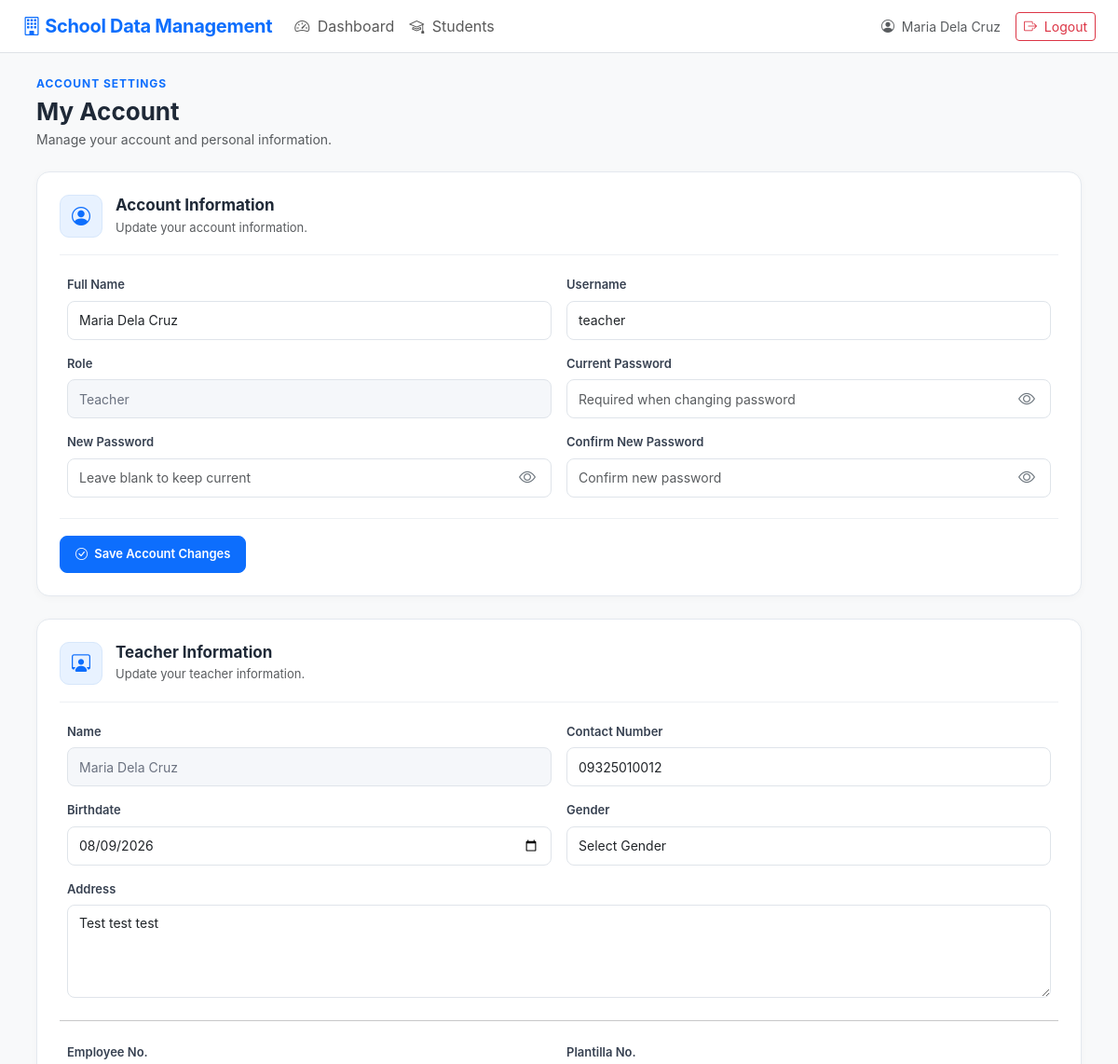
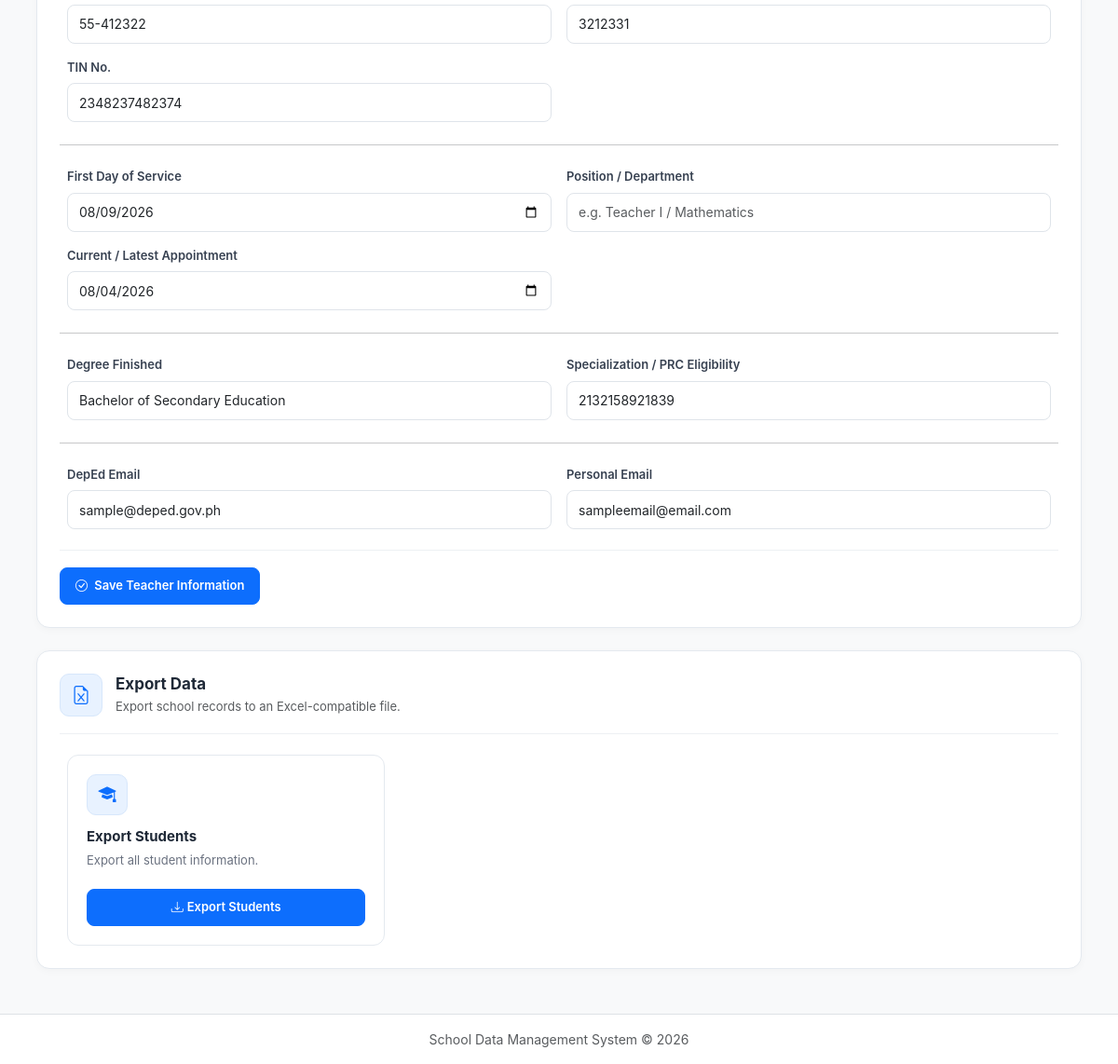
The page /account.php (signed in) on the database its author committed (2 pictures, top to bottom).
### tables this page shows
CREATE TABLE `users` (
  `id` int(10) UNSIGNED NOT NULL,
  `full_name` varchar(150) NOT NULL,
  `username` varchar(80) NOT NULL,
  `password` varchar(255) NOT NULL,
  `role` enum('Administrator','Teacher','Staff') NOT NULL DEFAULT 'Staff',
  `created_at` timestamp NOT NULL DEFAULT current_timestamp()
);

CREATE TABLE `teachers` (
  `id` int(10) UNSIGNED NOT NULL,
  `user_id` int(10) UNSIGNED DEFAULT NULL,
  `employee_id` varchar(50) NOT NULL,
  `photo` varchar(255) DEFAULT NULL,
  `full_name` varchar(150) NOT NULL,
  `date_of_birth` date DEFAULT NULL,
  `gender` varchar(30) DEFAULT NULL,
  `address` text DEFAULT NULL,
  `contact_number` varchar(50) DEFAULT NULL,
  `email` varchar(150) DEFAULT NULL,
  `position_department` varchar(150) DEFAULT NULL,
  `other_info` text DEFAULT NULL,
  `created_at` timestamp NOT NULL DEFAULT current_timestamp(),
  `updated_at` timestamp NOT NULL DEFAULT current_timestamp() ON UPDATE current_timestamp(),
  `plantilla_no` varchar(50) DEFAULT NULL,
  `first_day_of_service` date DEFAULT NULL,
  `current_latest_appointment` date DEFAULT NULL,
  `deped_email` varchar(150) DEFAULT NULL,
  `personal_email` varchar(150) DEFAULT NULL,
  `degree_finished` varchar(255) DEFAULT NULL,
  `specialization_prc_eligibility` varchar(255) DEFAULT NULL,
  `tin_no` varchar(30) DEFAULT NULL,
  `birthdate` date DEFAULT NULL,
  `specialization` varchar(255) DEFAULT NULL,
  `prc_eligibility` varchar(255) DEFAULT NULL,
  `created_by` int(11) DEFAULT NULL,
  `updated_by` int(11) DEFAULT NULL
);

### account.php (the view, shortened to what the rows shown need)
<?php
require_once __DIR__ . '/config.php';
$userId = (int)($_SESSION['user_id'] ?? 0);
$role   = $_SESSION['role'] ?? '';
$isTeacher = strcasecmp($role, 'Teacher') === 0;
$stmt = $pdo->prepare("
    SELECT
        id,
        full_name,
        username,
        role
    FROM users
    WHERE id = ?
    LIMIT 1
");
$stmt->execute([$userId]);
$account = $stmt->fetch(PDO::FETCH_ASSOC);
$profile = null;
if ($isTeacher) {
    $stmt = $pdo->prepare("
        SELECT *
        FROM teachers
        WHERE user_id = ?
        LIMIT 1
    ");
    $stmt->execute([$userId]);
    $profile = $stmt->fetch(PDO::FETCH_ASSOC);
}
include 'header.php';
?>
<link rel="stylesheet" href="assets/account.css">
<div class="account-page">
    <div class="account-header">
        <h2 class="fw-bold mb-1">
            My Account
        </h2>
    </div>
    <div class="account-card mb-4">
        <form
            method="POST"
            action="account_edit.php"
        >
            <div class="row g-3">
                <div class="col-md-6">
                    <label class="form-label fw-semibold">
                        Full Name
                    </label>
                    <input
                        type="text"
                        name="full_name"
                        class="form-control"
                        value="<?= e($account['full_name']) ?>"
                        required
                    >
                </div>
                <div class="col-md-6">
                    <label class="form-label fw-semibold">
                        Username
                    </label>
                    <input
                        type="text"
                        name="username"
                        class="form-control"
                        value="<?= e($account['username']) ?>"
                        required
                    >
                </div>
                <div class="col-md-6">
                    <label class="form-label fw-semibold">
                        Role
                    </label>
                    <input
                        type="text"
                        class="form-control"
                        value="<?= e($account['role']) ?>"
                        readonly
                    >
                </div>
            </div>
        </form>
    </div>
    <?php if ($isTeacher): ?>
    <div class="account-card mb-4">
        <div class="account-card-header">
            <div class="account-icon">
                <i class="bi bi-person-workspace"></i>
            </div>
            <div>
                <h5 class="mb-1">
                    Teacher Information
                </h5>
                <p class="text-muted mb-0">
                    Update your teacher information.
                </p>
            </div>
        </div>
        <form
            method="POST"
            action="account_edit.php"
        >
            <div class="row g-3">
                <div class="col-md-6">
                    <label class="form-label">
                        Name
                    </label>
                    <input
                        type="text"
                        class="form-control"
                        value="<?= e($account['full_name']) ?>"
                        readonly
                    >
                </div>
                <div class="col-md-6">
                    <label class="form-label">
                        Contact Number
                    </label>
                    <input
                        type="text"
                        name="contact_number"
                        class="form-control"
                        value="<?= e($profile['contact_number'] ?? '') ?>"
                        placeholder="09XXXXXXXXX"
                        maxlength="11"
                        pattern="09[0-9]{9}"
                    >
                </div>
                <div class="col-md-6">
                    <label class="form-label">
                        Birthdate
                    </label>
                    <input
                        type="date"
                        name="birthdate"
                        class="form-control"
                        value="<?= e($profile['birthdate'] ?? '') ?>"
                    >
                </div>
                <div class="col-md-6">
                    <label class="form-label">
                        Gender
                    </label>
                    <select
                        name="gender"
                        class="form-select"
                    >
                        <option value="">
                            Select Gender
                        </option>
                    </select>
                </div>
                <div class="col-12">
                    <label class="form-label">
                        Address
                    </label>
                    <textarea
                        name="address"
                        class="form-control"
                        rows="3"
                        placeholder="Enter complete address"
                    ><?= e($profile['address'] ?? '') ?></textarea>
                </div>
            </div>
            <hr class="my-4">
            <div class="row g-3">
                <div class="col-md-6">
                    <label class="form-label">
                        Employee No.
                    </label>
                    <input
                        type="text"
                        name="employee_id"
                        class="form-control"
                        value="<?= e($profile['employee_id'] ?? '') ?>"
                        placeholder="Enter employee number"
                    >
                </div>
                <div class="col-md-6">
                    <label class="form-label">
                        Plantilla No.
                    </label>
                    <input
                        type="text"
                        name="plantilla_no"
                        class="form-control"
                        value="<?= e($profile['plantilla_no'] ?? '') ?>"
                        placeholder="Enter plantilla number"
                    >
                </div>
                <div class="col-md-6">
                    <label class="form-label">
                        TIN No.
                    </label>
                    <input
                        type="text"
                        name="tin_no"
                        class="form-control"
                        value="<?= e($profile['tin_no'] ?? '') ?>"
                        placeholder="Enter TIN number"
                    >
                </div>
            </div>
            <hr class="my-4">
            <div class="row g-3">
                <div class="col-md-6">
                    <label class="form-label">
                        First Day of Service
                    </label>
                    <input
                        type="date"
                        name="first_day_of_service"
                        class="form-control"
                        value="<?= e($profile['first_day_of_service'] ?? '') ?>"
                    >
                </div>
                <div class="col-md-6">
                    <label class="form-label">
                        Position / Department
                    </label>
                    <input
                        type="text"
                        name="position_department"
                        class="form-control"
                        value="<?= e($profile['position_department'] ?? '') ?>"
                        placeholder="e.g. Teacher I / Mathematics"
                    >
                </div>
                <div class="col-md-6">
                    <label class="form-label">
                        Current / Latest Appointment
                    </label>
                    <input
                        type="date"
                        name="current_latest_appointment"
                        class="form-control"
                        value="<?= e($profile['current_latest_appointment'] ?? '') ?>"
                    >
                </div>
            </div>
            <hr class="my-4">
            <div class="row g-3">
                <div class="col-md-6">
                    <label class="form-label">
                        Degree Finished
                    </label>
                    <input
                        type="text"
                        name="degree_finished"
                        class="form-control"
                        value="<?= e($profile['degree_finished'] ?? '') ?>"
                        placeholder="e.g. Bachelor of Secondary Education"
                    >
                </div>
                <div class="col-md-6">
                    <label class="form-label">
                        Specialization / PRC Eligibility
                    </label>
                    <input
                        type="text"
                        name="specialization_prc_eligibility"
                        class="form-control"
                        value="<?= e($profile['specialization_prc_eligibility'] ?? '') ?>"
                        placeholder="e.g. Mathematics / Licensed Professional Teacher"
                    >
                </div>
            </div>
            <hr class="my-4">
            <div class="row g-3">
                <div class="col-md-6">
                    <label class="form-label">
                        DepEd Email
                    </label>
                    <input
                        type="email"
                        name="deped_email"
                        class="form-control"
                        value="<?= e($profile['deped_email'] ?? '') ?>"
                        placeholder="sample@deped.gov.ph"
                    >
                </div>
                <div class="col-md-6">
                    <label class="form-label">
                        Personal Email
                    </label>
                    <input
                        type="email"
                        name="personal_email"
                        class="form-control"
                        value="<?= e($profile['personal_email'] ?? '') ?>"
                        placeholder="sample@email.com"
                    >
                </div>
            </div>
            <div class="mt-4">
                <button
                    type="submit"
                    class="btn btn-primary"
                >
                    <i class="bi bi-check-circle me-1"></i>
                    Save Teacher Information
                </button>
            </div>
        </form>
    </div>
    <?php endif; ?>
</div>
<?php include 'footer.php'; ?>

### rows shown on the page
users: full_name "Maria Dela Cruz", username "teacher", role "Teacher"
teachers: contact_number "09325010012", birthdate "08/09/2026", address "Test test test", employee_id "55-412322", plantilla_no "3212331", tin_no "2348237482374", first_day_of_service "08/09/2026", current_latest_appointment "08/04/2026", degree_finished "Bachelor of Secondary Education", specialization_prc_eligibility "2132158921839", deped_email "sample@deped.gov.ph", personal_email "sampleemail@email.com"

### other values the page prints
$_SESSION['full_name'] "Maria Dela Cruz"
